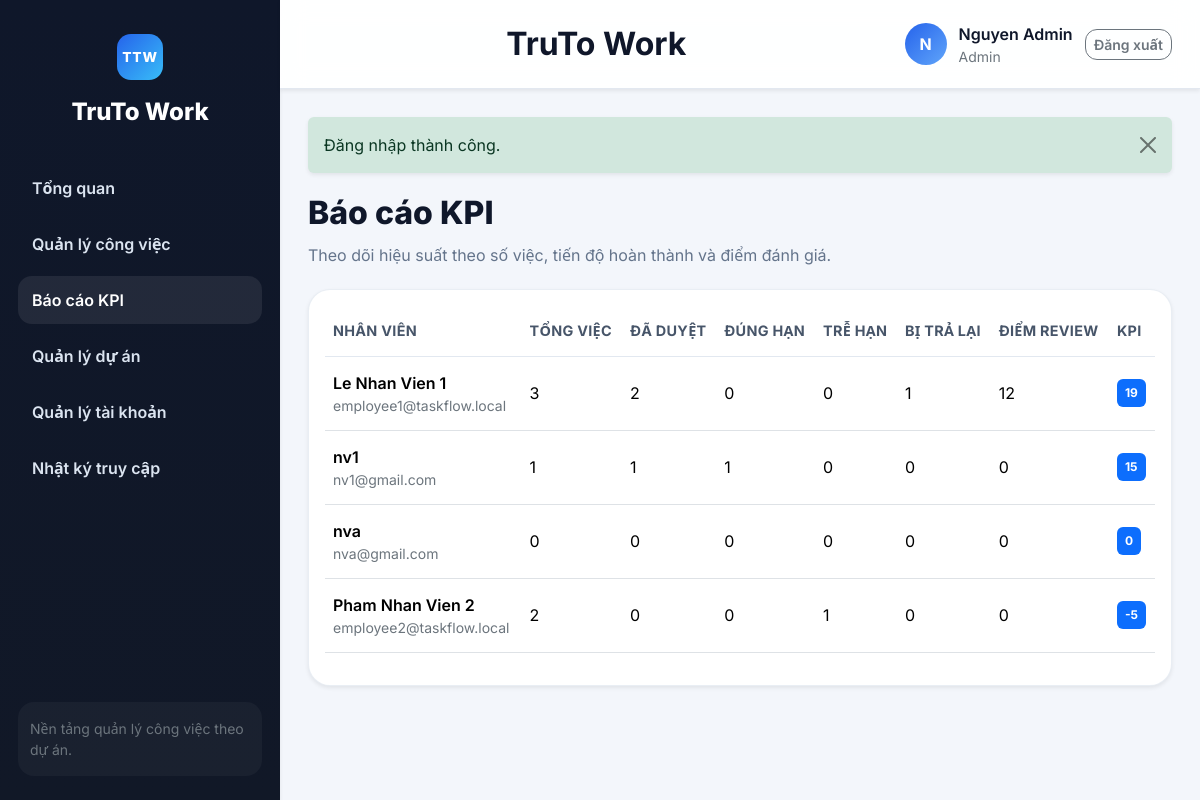
/index.php?route=kpi/index (signed in), run on the app's committed database.
### tables this page shows
CREATE TABLE `tai_khoan` (
  `id` int(11) NOT NULL,
  `name` varchar(150) NOT NULL,
  `email` varchar(150) NOT NULL,
  `password` varchar(255) NOT NULL,
  `role` enum('admin','manager','employee') NOT NULL DEFAULT 'employee',
  `department` varchar(100) DEFAULT NULL,
  `status` enum('active','inactive') NOT NULL DEFAULT 'active',
  `created_at` datetime NOT NULL
);

CREATE TABLE `cong_viec` (
  `id` int(11) NOT NULL,
  `project_id` int(11) NOT NULL,
  `title` varchar(200) NOT NULL,
  `description` text DEFAULT NULL,
  `priority` enum('low','medium','high') NOT NULL DEFAULT 'medium',
  `status` enum('new','assigned','in_progress','blocked','submitted','approved','redo') NOT NULL DEFAULT 'new',
  `deadline` date NOT NULL,
  `start_date` date DEFAULT NULL,
  `assignee_id` int(11) DEFAULT NULL,
  `created_by` int(11) NOT NULL,
  `expected_score` int(11) NOT NULL DEFAULT 0,
  `review_score` int(11) DEFAULT NULL,
  `review_comment` text DEFAULT NULL,
  `approved_at` datetime DEFAULT NULL,
  `created_at` datetime NOT NULL,
  `updated_at` datetime NOT NULL
);

### app/core/BaseController.php (called while the page is built, shortened)
<?php
abstract class BaseController
{
    protected function render(string $view, array $data = [], string $title = APP_NAME): void
    {
        extract($data);
        $viewFile = VIEW_PATH . '/' . $view . '.php';
        require $viewFile;
        $content = ob_get_clean();
        require VIEW_PATH . '/layouts/main.php';
    }
}

### app/controllers/KpiController.php (called while the page is built, shortened)
<?php
class KpiController extends BaseController
{
    public function index(): void
    {
        $user = Auth::user();
        $service = new KpiService();
        $rows = $user['role'] === 'employee'
            ? $service->report((int) $user['id'])
            : $service->report();
        $this->render('kpi/index', ['rows' => $rows], 'Báo cáo KPI');
    }
}

### app/services/KpiService.php (called while the page is built, shortened)
<?php
class KpiService
{
    public function report(?int $userId = null): array
    {
        $db = Database::connection();
        $db->exec(
            'CREATE TABLE IF NOT EXISTS cong_viec_phu_trach (
                id INT(11) NOT NULL AUTO_INCREMENT,
                task_id INT(11) NOT NULL,
                user_id INT(11) NOT NULL,
                created_at DATETIME NOT NULL,
                PRIMARY KEY (id),
                UNIQUE KEY uniq_task_user (task_id, user_id),
                KEY idx_task_id (task_id),
                KEY idx_user_id (user_id)
            ) ENGINE=InnoDB DEFAULT CHARSET=utf8 COLLATE=utf8_general_ci'
        );
        $db->exec(
            'INSERT IGNORE INTO cong_viec_phu_trach(task_id, user_id, created_at)
             SELECT id, assignee_id, NOW() FROM cong_viec WHERE assignee_id IS NOT NULL'
        );
        $sql = "SELECT u.id, u.name, u.email,
                       t.id AS task_id, t.status, t.deadline, t.approved_at, t.review_score
                FROM tai_khoan u
                LEFT JOIN cong_viec_phu_trach cpt ON cpt.user_id = u.id
                LEFT JOIN cong_viec t ON t.id = cpt.task_id
                WHERE u.role = 'employee'";
        $params = [];
        $sql .= ' ORDER BY u.name';
        $stmt = $db->prepare($sql);
        $stmt->execute($params);
        $rows = $stmt->fetchAll(PDO::FETCH_ASSOC);
        $grouped = [];
        foreach ($rows as $row) {
            $uid = (int) $row['id'];
            if (!isset($grouped[$uid])) {
                $grouped[$uid] = [
                    'id' => $uid,
                    'name' => $row['name'],
                    'email' => $row['email'],
                    'total_tasks' => 0,
                    'approved_tasks' => 0,
                    'redo_tasks' => 0,
                    'late_tasks' => 0,
                    'on_time_tasks' => 0,
                    'approved_late_tasks' => 0,
                    'review_points' => 0,
                    '_task_ids' => [],
                ];
            }
            if (empty($row['task_id'])) {
                continue;
            }
            $taskId = (int) $row['task_id'];
            $grouped[$uid]['_task_ids'][$taskId] = true;
            $grouped[$uid]['total_tasks']++;
            if ($row['status'] === 'approved') {
                $grouped[$uid]['approved_tasks']++;
            }
            if ($row['status'] === 'redo') {
                $grouped[$uid]['redo_tasks']++;
            }
            if (in_array($row['status'], ['assigned', 'in_progress', 'submitted', 'blocked'], true) && $row['deadline'] < date('Y-m-d')) {
                $grouped[$uid]['late_tasks']++;
            }
            if ($row['status'] === 'approved' && !empty($row['approved_at']) && date('Y-m-d', strtotime($row['approved_at'])) <= $row['deadline']) {
                $grouped[$uid]['on_time_tasks']++;
            }
            if ($row['status'] === 'approved' && !empty($row['approved_at']) && date('Y-m-d', strtotime($row['approved_at'])) > $row['deadline']) {
                $grouped[$uid]['approved_late_tasks']++;
            }
            $grouped[$uid]['review_points'] += (int) ($row['review_score'] ?? 0);
        }
        $result = array_values($grouped);
        usort($result, fn ($a, $b) => $b['kpi_score'] <=> $a['kpi_score']);
        return $result;
    }
}

### app/core/helpers.php (called while the page is built, shortened)
<?php
function e(?string $value): string
{
    return htmlspecialchars((string) $value, ENT_QUOTES, 'UTF-8');
}
function route_url(string $route, array $params = []): string
{
    $query = array_merge(['route' => $route], $params);
    return 'index.php?' . http_build_query($query);
}
function consume_flash(): ?array
{
    $flash = $_SESSION['flash'];
    return $flash;
}
function current_user(): ?array
{
    return Auth::user();
}
function role_label(string $role): string
{
    return match ($role) {
        'admin' => 'Admin',
        'manager' => 'Trưởng nhóm',
        'employee' => 'Nhân viên',
        default => ucfirst($role),
    };
}
function active_menu(string $routePrefix): string
{
    $route = (string) ($_GET['route'] ?? 'dashboard/index');
    return str_starts_with($route, $routePrefix) ? 'is-active' : '';
}

### app/core/Database.php (called while the page is built, shortened)
<?php
final class Database
{
    private static ?PDO $instance = null;
    public static function connection(): PDO
    {
        if (self::$instance === null) {
            $dsn = 'mysql:host=' . DB_HOST . ';port=' . DB_PORT . ';dbname=' . DB_NAME . ';charset=utf8';
            try {
                self::$instance = new PDO($dsn, DB_USER, DB_PASS, [
                    PDO::ATTR_ERRMODE => PDO::ERRMODE_EXCEPTION,
                    PDO::ATTR_DEFAULT_FETCH_MODE => PDO::FETCH_ASSOC,
                    PDO::MYSQL_ATTR_INIT_COMMAND => 'SET NAMES utf8 COLLATE utf8_general_ci',
                ]);
            } catch (PDOException $exception) {
                http_response_code(500);
                exit('Không thể kết nối MySQL. Kiểm tra lại file app/config/config.php và import CSDL.');
            }
        }
        return self::$instance;
    }
}

### app/models/BaseModel.php (called while the page is built, shortened)
<?php
abstract class BaseModel
{
    public function __construct()
    {
        $this->db = Database::connection();
    }
}

### app/models/User.php (called while the page is built, shortened)
<?php
class User extends BaseModel
{
    public function find(int $id): ?array
    {
        $stmt = $this->db->prepare('SELECT * FROM tai_khoan WHERE id = :id LIMIT 1');
        $stmt->execute(['id' => $id]);
        return $stmt->fetch() ?: null;
    }
}

### app/core/Auth.php (called while the page is built, shortened)
<?php
final class Auth
{
    public static function user(): ?array
    {
        return (new User())->find((int) $_SESSION['user_id']);
    }
}

### app/views/kpi/index.php (the view, shortened to what this page needs)
<div class="section-header">
    <div>
        <div class="section-title">Báo cáo KPI</div>
        <p class="section-desc">Theo dõi hiệu suất theo số việc, tiến độ hoàn thành và điểm đánh giá.</p>
    </div>
</div>
<div class="card border-0 shadow-sm">
    <div class="card-body table-responsive">
        <table class="table align-middle">
            <thead>
                <tr>
                    <th>Nhân viên</th>
                    <th>Tổng việc</th>
                    <th>Đã duyệt</th>
                    <th>Đúng hạn</th>
                    <th>Trễ hạn</th>
                    <th>Bị trả lại</th>
                    <th>Điểm review</th>
                    <th>KPI</th>
                </tr>
            </thead>
            <tbody>
            <?php foreach ($rows as $row): ?>
                <tr>
                    <td>
                        <div class="fw-semibold"><?= e($row['name']) ?></div>
                        <div class="small text-secondary"><?= e($row['email']) ?></div>
                    </td>
                    <td><?= e((string) $row['total_tasks']) ?></td>
                    <td><?= e((string) $row['approved_tasks']) ?></td>
                    <td><?= e((string) $row['on_time_tasks']) ?></td>
                    <td><?= e((string) $row['late_tasks']) ?></td>
                    <td><?= e((string) $row['redo_tasks']) ?></td>
                    <td><?= e((string) $row['review_points']) ?></td>
                    <td><span class="badge text-bg-primary p-2"><?= e((string) $row['kpi_score']) ?></span></td>
                </tr>
            <?php endforeach; ?>
            </tbody>
        </table>
    </div>
</div>

### app/views/layouts/main.php (shortened to what this page needs)
<?php
$flash = consume_flash();
$authUser = current_user();
$currentRoute = (string) ($_GET['route'] ?? ($authUser ? 'dashboard/index' : 'home/index'));
$isPublicPage = !$authUser && str_starts_with($currentRoute, 'home/');
$isLoginPage = !$authUser && str_starts_with($currentRoute, 'auth/');
?>
<!doctype html>
<html lang="vi">
<head>
    <link href="https://cdn.jsdelivr.net/npm/bootstrap@5.3.3/dist/css/bootstrap.min.css" rel="stylesheet">
    <link href="assets/css/app.css?v=20260404a" rel="stylesheet">
</head>
<body>
<?php if ($isPublicPage): ?>
    <div class="public-site-shell">
        <header class="public-header">
            <div class="public-container public-header-inner">
                <a class="brand-public" href="<?= e(route_url('home/index')) ?>">
                    <span class="brand-public-mark">TTW</span>
                    <span>
                        <strong>TruTo Work</strong>
                        <small>Quản lý công việc theo dự án</small>
                    </span>
                </a>
                <nav class="public-nav">
                    <a class="<?= $currentRoute === 'home/index' ? 'is-active' : '' ?>" href="<?= e(route_url('home/index')) ?>">Trang chủ</a>
                    <a class="<?= $currentRoute === 'home/about' ? 'is-active' : '' ?>" href="<?= e(route_url('home/about')) ?>">Giới thiệu</a>
                    <a href="<?= e(route_url('auth/login')) ?>">Đăng nhập</a>
                </nav>
            </div>
        </header>
        <main class="public-main">
            <div class="public-container">
                <?php if ($flash): ?>
                    <div class="alert alert-<?= e($flash['type']) ?> alert-dismissible fade show shadow-sm border-0 mt-3">
                        <?= e($flash['message']) ?>
                        <button type="button" class="btn-close" data-bs-dismiss="alert"></button>
                    </div>
                <?php endif; ?>
                <?= $content ?>
            </div>
        </main>
        <footer class="public-footer">
            <div class="public-container public-footer-inner">
                <span>TruTo Work</span>
            </div>
        </footer>
    </div>
<?php else: ?>
    <div class="app-shell">
        <aside class="sidebar shadow-sm">
            <div class="sidebar-brand">
                <div class="brand-icon">TTW</div>
                <div class="brand-title">TruTo Work</div>
            </div>
            <nav class="sidebar-menu">
                <a class="menu-link <?= e(active_menu('dashboard/')) ?>" href="<?= e(route_url('dashboard/index')) ?>">
                    <span>Tổng quan</span>
                </a>
                <a class="menu-link <?= e(active_menu('cong_viec/')) ?>" href="<?= e(route_url('cong_viec/index')) ?>">
                    <span>Quản lý công việc</span>
                </a>
                <a class="menu-link <?= e(active_menu('kpi/')) ?>" href="<?= e(route_url('kpi/index')) ?>">
                    <span>Báo cáo KPI</span>
                </a>
                <?php if (in_array($authUser['role'], ['admin', 'manager'], true)): ?>
                    <a class="menu-link <?= e(active_menu('du_an/')) ?>" href="<?= e(route_url('du_an/index')) ?>">
                        <span>Quản lý dự án</span>
                    </a>
                <?php endif; ?>
                <?php if ($authUser['role'] === 'admin'): ?>
                    <a class="menu-link <?= e(active_menu('tai_khoan/')) ?>" href="<?= e(route_url('tai_khoan/index')) ?>">
                        <span>Quản lý tài khoản</span>
                    </a>
                    <a class="menu-link <?= e(active_menu('nhat_ky/')) ?>" href="<?= e(route_url('nhat_ky/index')) ?>">
                        <span>Nhật ký truy cập</span>
                    </a>
                <?php endif; ?>
            </nav>
            <div class="sidebar-footer">
                <div class="small text-secondary">Nền tảng quản lý công việc theo dự án.</div>
            </div>
        </aside>
        <div class="main-shell">
            <header class="topbar shadow-sm">
                <div class="page-info">
                    <div class="page-label">TruTo Work</div>
                </div>
                <div class="topbar-user">
                    <div class="avatar-badge"><?= e(strtoupper(substr($authUser['name'], 0, 1))) ?></div>
                    <div>
                        <div class="fw-semibold"><?= e($authUser['name']) ?></div>
                        <div class="small text-secondary"><?= e(role_label($authUser['role'])) ?></div>
                    </div>
                    <a class="btn btn-outline-secondary btn-sm" href="<?= e(route_url('auth/logout')) ?>">Đăng xuất</a>
                </div>
            </header>
            <main class="content-shell">
                <?php if ($flash): ?>
                    <div class="alert alert-<?= e($flash['type']) ?> alert-dismissible fade show shadow-sm border-0">
                        <?= e($flash['message']) ?>
                        <button type="button" class="btn-close" data-bs-dismiss="alert"></button>
                    </div>
                <?php endif; ?>
                <?= $content ?>
            </main>
        </div>
    </div>
<?php endif; ?>
</body>
</html>

### data on the page
tai_khoan: name "N", name "Nguyen Admin", role "Admin"
cong_viec: assignee.name "Le Nhan Vien 1", assignee.email "employee1@taskflow.local", assignee "3", id "2", review_score "0", redo_tasks "1", review_points "12", kpi_score "19", name "Pham Nhan Vien 2", email "employee2@taskflow.local", late_tasks "1", kpi_score "-5"
cong_viec: assignee.name "nv1", assignee.email "nv1@gmail.com", total_tasks "1", approved_tasks "1", on_time_tasks "1", review_score "0", kpi_score "15"

### other printed values
$flash['message'] "Đăng nhập thành công."
$row['name'] "nva"
$row['email'] "nva@gmail.com"
$row['total_tasks'] "0"
$row['approved_tasks'] "0"
$row['on_time_tasks'] "0"
$row['late_tasks'] "0"
$row['redo_tasks'] "0"
$row['review_points'] "0"
$row['kpi_score'] "0"
